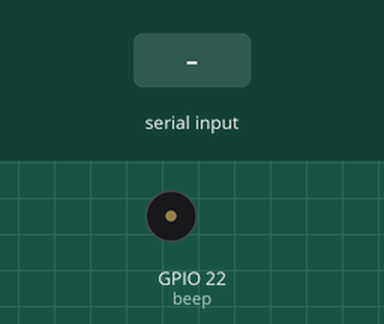
This program was run on a simulated ESP32 board running MicroPython. Shown: buzzer (waves = sounding). The test bench sets the inputs (shaded band). What the program prints to the serial console is not drawn.

Above: at 1.2 s.
1.3 s: "1" typed at the serial console, then Enter
At 1.42 s:
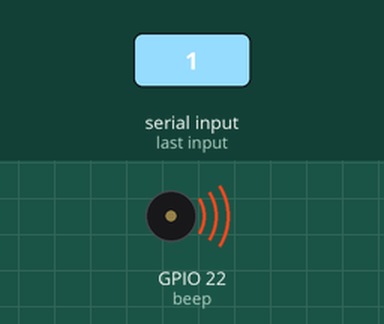
3.0 s: "2" typed at the serial console, then Enter
At 3.7 s:
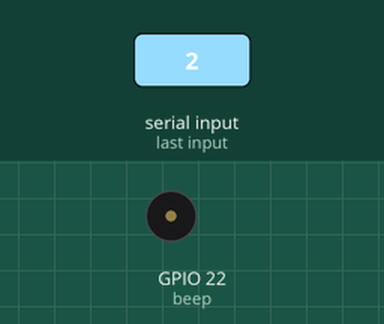
Timing chart, 0 to 6.0 s (numbered marks = the images above; inputs shaded):
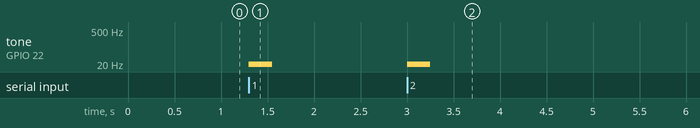

Measured:
- after the input at 1.3 s, tone on GPIO 22 (beep): silent → 8 Hz at once, → silent 0.25 s later
- after the input at 3.0 s, tone on GPIO 22 (beep): silent → 9 Hz at once, → silent 0.25 s later

The program:

_____PMW_.py
```python
#导入Pin模块
from machine import Pin
import time
from machine import PWM

#程序入口
while True:
    e=int(input("输入音调，第一位为升降调，其中5为中音；第二位（1到7）为音调"))
    a=0
    t=0
    if e%10==1 :
      a=4186
    elif e%10==2 :
      a=4698
    elif e%10==3 :
      a=5274
    elif e%10==4 :
      a=5587
    elif e%10==5 :
      a=6272
    elif e%10==6 :
      a=7040
    elif e%10==7 :
      a=7901
    if e//10<9 :
      t=e//10
      e=9-t
      t=2**e
      a=round(a/t)
    else :
        a=262
    beep=PWM(Pin(22),freq=a,duty=512)
    time.sleep_ms(250)
    beep=PWM(Pin(22),freq=a,duty=0)
            
```
